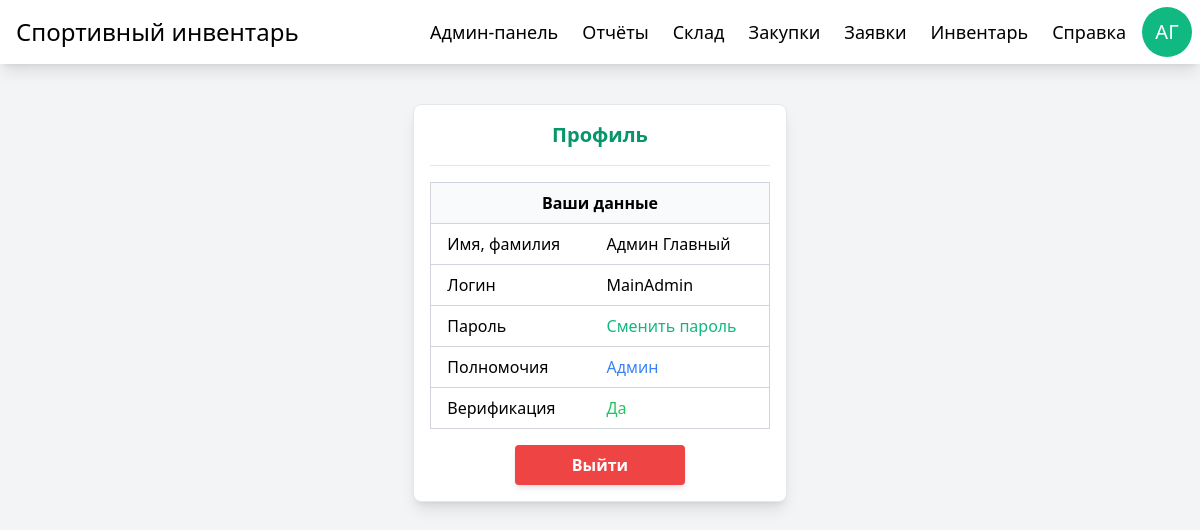
Screenshot of /profile/ (signed in) with the database file from the repository.
### manager/models.py (models this page shows, shortened)
class User(AbstractUser):
    patronymic = models.CharField(max_length=64, blank=True, null=True)
    verified = models.BooleanField(default=False)

### manager/views.py (the view)
# urls.py: path('profile/', views.profile, name="profile"),
@login_required
def profile(request):
    return render(request, 'profile.html', {})

### theme/templates/profile.html (shortened to what this page needs)
{% extends "base.html" %}
{% block content %}
<div class="w-1/3 p-4 grid gap-4 bg-white border rounded-lg shadow-lg">
    <h2 class="text-xl font-semibold text-center text-primary-600">Профиль</h2>
    <hr>
    <div class="grid gap-4">
        <table class="table border border-gray-300 border-collapse w-full">
            <thead>
                <tr class="bg-gray-50 border-b border-gray-300 transition">
                    <th class="px-4 py-2 text-center" colspan="2">Ваши данные</th>
                </tr>
            </thead>
            <tbody>
                <tr class="border-b border-gray-300 hover:bg-primary-50 transition">
                    <td class="px-4 py-2 text-start">Имя, фамилия</td>
                    <td class="px-4 py-2 text-start">{{ user.first_name }} {{ user.last_name }}</td>
                </tr>
                <tr class="border-b border-gray-300 hover:bg-primary-50 transition">
                    <td class="px-4 py-2 text-start">Логин</td>
                    <td class="px-4 py-2 text-start">{{ user.username }}</td>
                </tr>
                <tr class="border-b border-gray-300 hover:bg-primary-50 transition">
                    <td class="px-4 py-2 text-start">Пароль</td>
                    <td class="px-4 py-2 text-start">
                        <a class="text-primary-500 hover:text-primary-700 transition" href="{% url 'change_password' %}">Сменить пароль</a>
                    </td>
                </tr>
                <tr class="border-b border-gray-300 hover:bg-primary-50 transition">
                    <td class="px-4 py-2 text-start">Полномочия</td>
                    {% if user.is_staff %}
                    <td class="px-4 py-2 text-start text-blue-500">Админ</td>
                    {% else %}
                    <td class="px-4 py-2 text-start text-gray-500">Пользователь</td>
                    {% endif %}
                </tr>
                <tr class="border-b border-gray-300 hover:bg-primary-50 transition">
                    <td class="px-4 py-2 text-start">Верификация</td>
                    {% if user.verified %}
                    <td class="px-4 py-2 text-start text-green-500">Да</td>
                    {% else %}
                    <td class="px-4 py-2 text-start text-red-500">Нет</td>
                    {% endif %}
                </tr>
            </tbody>
        </table>
        <form method="post" action="{% url 'logout' %}" class="flex justify-center">
            <button
                type="submit"
                class="w-1/2 p-2 bg-red-500 hover:bg-red-700 text-center text-white font-semibold rounded shadow-md transition">
                Выйти
            </button>
        </form>
    </div>
</div>
{% endblock %}

### theme/templates/base.html (shortened to what this page needs)
{% load static tailwind_tags %}
<!DOCTYPE html>
<html>
<head>
    {% tailwind_css %}
</head>
<body class="bg-gray-100">
    <div class="h-screen flex-row justify-center items-start bg-gray-100">
        <nav class="w-full h-16 flex justify-between items-center bg-white shadow-lg">
            <div class="h-full p-4 flex items-center">
                <h1 class="text-2xl">Спортивный инвентарь</h1>
            </div>
            <div class="h-full p-2 gap-x-2 flex justify-between items-center">
                {% if user.is_staff %}
                <a
                    id="admin_panel"
                    href="{% url 'admin_panel' %}"
                    title="Админ-панель"
                    class="p-2 flex items-center text-lg rounded-lg hover:text-primary-700 hover:bg-gray-100 transition">
                    Админ-панель
                </a>
                <a
                    id="reports"
                    href="{% url 'reports' %}"
                    title="Отчёты"
                    class="p-2 flex items-center text-lg rounded-lg hover:text-primary-700 hover:bg-gray-100 transition">
                    Отчёты
                </a>
                <a
                    id="storage"
                    href="{% url 'storage' %}"
                    title="Склад"
                    class="p-2 flex items-center text-lg rounded-lg hover:text-primary-700 hover:bg-gray-100 transition">
                    Склад
                </a>
                <a
                    id="purchases"
                    href="{% url 'purchases' %}"
                    title="Закупки"
                    class="p-2 flex items-center text-lg rounded-lg hover:text-primary-700 hover:bg-gray-100 transition">
                    Закупки
                </a>
                {% endif %}
                <a
                    id="applications"
                    href="{% url 'applications' %}"
                    title="Заявки"
                    class="p-2 flex items-center text-lg rounded-lg hover:text-primary-700 hover:bg-gray-100 transition">
                    Заявки
                </a>
                <a
                    id="inventory"
                    href="{% url 'inventory' %}"
                    title="Инвентарь"
                    class="p-2 flex items-center text-lg rounded-lg hover:text-primary-700 hover:bg-gray-100 transition">
                    Инвентарь
                </a>
                <a
                    id="help"
                    href="{% url 'help' %}"
                    title="Справка"
                    class="p-2 flex items-center text-lg rounded-lg hover:text-primary-700 hover:bg-gray-100 transition">
                    Справка
                </a>
                {% if user.is_authenticated %}
                <a
                    href="{% url 'profile' %}"
                    title="Профиль"
                    class="flex justify-center items-center bg-primary-500 text-center text-xl text-white rounded-full hover:bg-primary-700 transition"
                    style="width: 50px; height: 50px;">
                    {{ user.first_name|slice:'0:1' }}{{ user.last_name|slice:'0:1' }}
                </a>
                {% endif %}
            </div>
        </nav>
        <div class="w-full p-10 gap-10 flex justify-center items-start">
            {% block content %}{% endblock %}
        </div>
    </div>
</body>
</html>

### rows the page displays
User: first_name "А", last_name "Г", first_name "Админ", last_name "Главный", username "MainAdmin"
